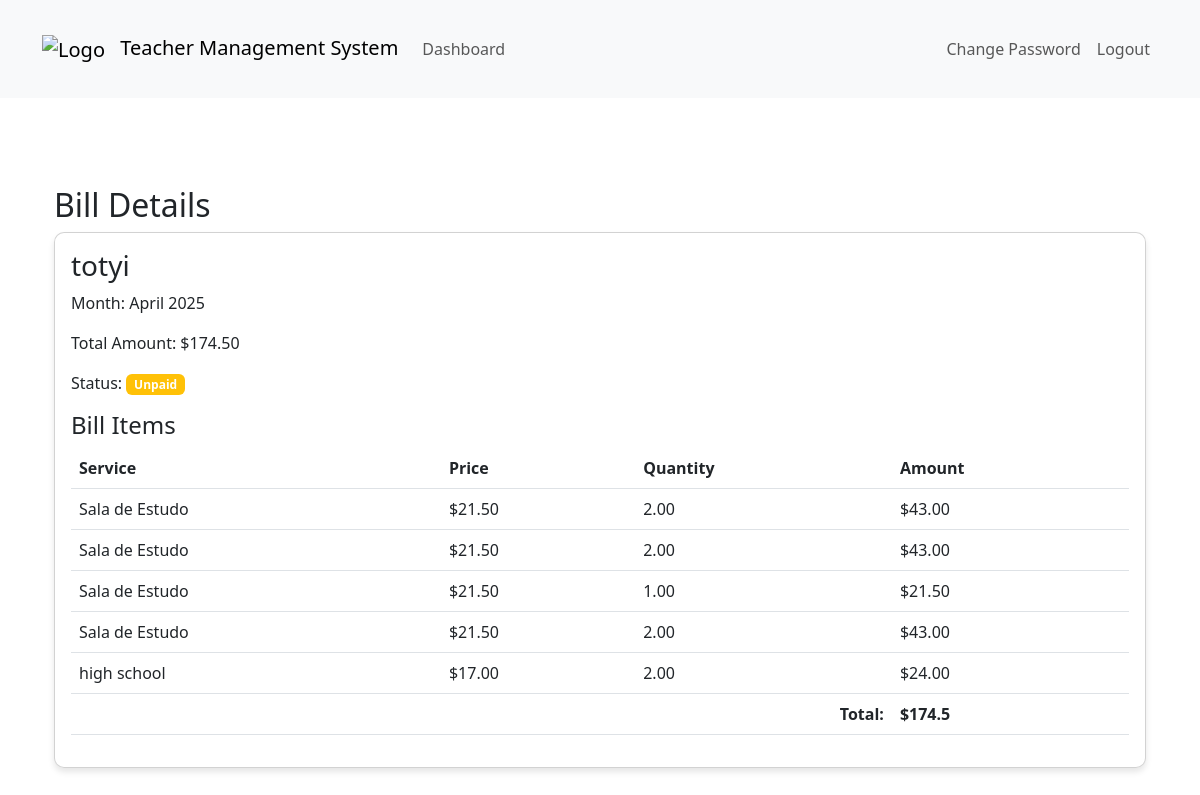
Page /dashboard/bill/1/ (signed in) on the earlier database version.
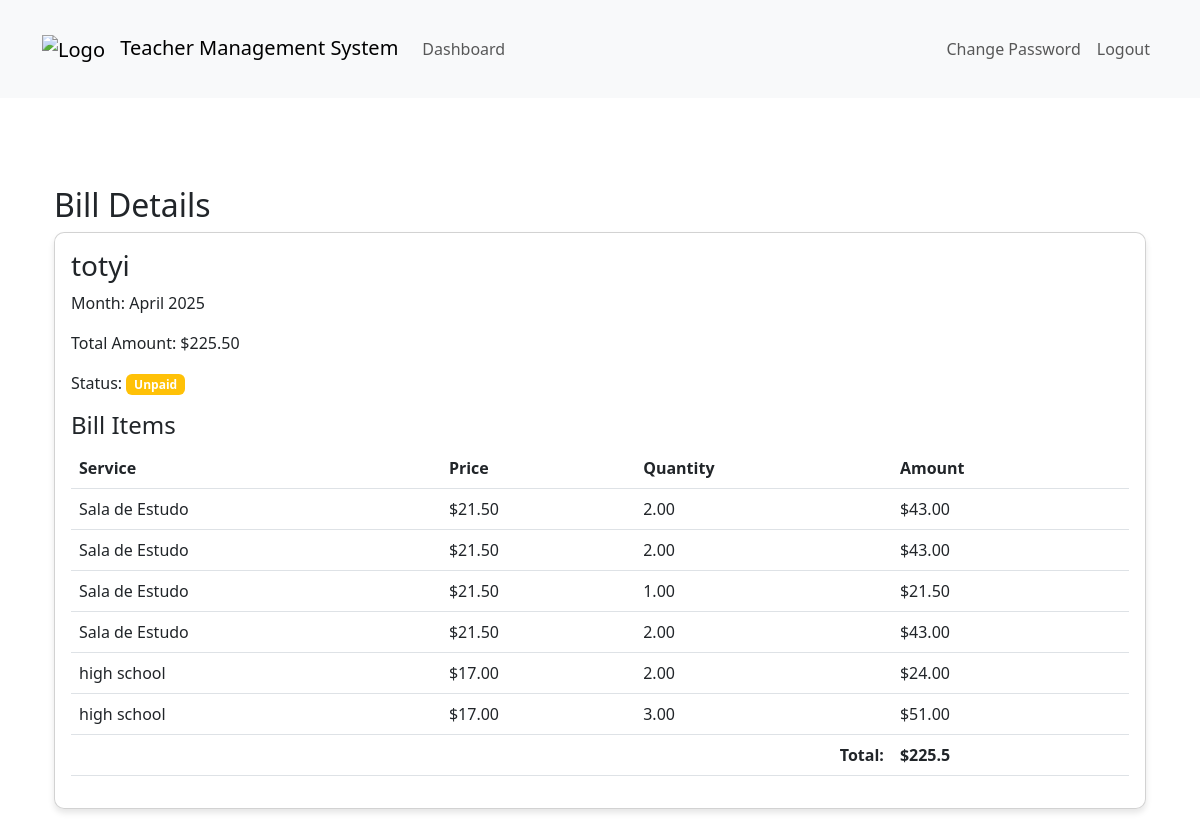
Same page on the later database version.
### teachers_app/billing_models.py (models this page shows, shortened)
class Bill(models.Model):
    student = models.ForeignKey(Student, on_delete=models.CASCADE, related_name='bills')
    month = models.DateField(help_text="Billing month (first day of month)")
    total_amount = models.DecimalField(max_digits=10, decimal_places=2)
    is_paid = models.BooleanField(default=False)
    payment_date = models.DateTimeField(null=True, blank=True)
    created_at = models.DateTimeField(auto_now_add=True)
    updated_at = models.DateTimeField(auto_now=True)
    class Meta:
        unique_together = ('student', 'month')
        ordering = ['-month']

class BillItem(models.Model):
    bill = models.ForeignKey(Bill, on_delete=models.CASCADE, related_name='items')
    service_name = models.CharField(max_length=200)
    service_description = models.TextField(blank=True)
    service_price_at_billing = models.DecimalField(max_digits=10, decimal_places=2)
    quantity = models.DecimalField(max_digits=10, decimal_places=2)
    amount = models.DecimalField(max_digits=10, decimal_places=2)

### teachers_app/models.py (models this page shows)
class Student(models.Model):
    user = models.OneToOneField(settings.AUTH_USER_MODEL, on_delete=models.CASCADE)
    phone = models.CharField(max_length=20, blank=True, null=True)
    is_active = models.BooleanField(default=True)
    def __str__(self):
        return self.user.username

class CustomUser(AbstractUser):
    is_student   = models.BooleanField(default=False)
    is_teacher = models.BooleanField(default=False)
    is_inspector = models.BooleanField(default=False)

### teachers_app/billing_views.py (the view)
# urls.py: path('bill/<int:bill_id>/', billing_views.bill_detail, name='bill_detail'),
@login_required
def bill_detail(request, bill_id):
    bill = get_object_or_404(Bill, pk=bill_id)
    return render(request, 'student/bill_detail.html', {
        'bill': bill,
        'total': bill.items.aggregate(Sum('amount'))['amount__sum']
    })

### templates/student/bill_detail.html
{% extends 'base.html' %}
{% block content %}
<div class="container mt-4">
    <h2>Bill Details</h2>
    <div class="card">
        <div class="card-body">
            <h3>{{ bill.student }}</h3>
            <p>Month: {{ bill.month|date:"F Y" }}</p>
            <p>Total Amount: ${{ bill.total_amount }}</p>
            <p>Status:
                {% if bill.is_paid %}
                <span class="badge bg-success">Paid</span>
                {% else %}
                <span class="badge bg-warning">Unpaid</span>
                {% endif %}
            </p>
            <h4>Bill Items</h4>
            <table class="table">
                <thead>
                    <tr>
                        <th>Service</th>
                        <th>Price</th>
                        <th>Quantity</th>
                        <th>Amount</th>
                    </tr>
                </thead>
                <tbody>
                    {% for item in bill.items.all %}
                    <tr>
                        <td>{{ item.service_name }}</td>
                        <td>${{ item.service_price_at_billing }}</td>
                        <td>{{ item.quantity }}</td>
                        <td>${{ item.amount }}</td>
                    </tr>
                    {% endfor %}
                </tbody>
                <tfoot>
                    <tr>
                        <td colspan="3" class="text-end"><strong>Total:</strong></td>
                        <td><strong>${{ total }}</strong></td>
                    </tr>
                </tfoot>
            </table>
        </div>
    </div>
</div>
{% endblock %}

Differences in the rows shown:
changed Bill "totyi": total_amount "174.50" → "225.50"
added BillItem: service_name "high school", service_price_at_billing "17.00", quantity "3.00", amount "51.00"
Other differences:
{{ total }}: "174.5" → "225.5"
